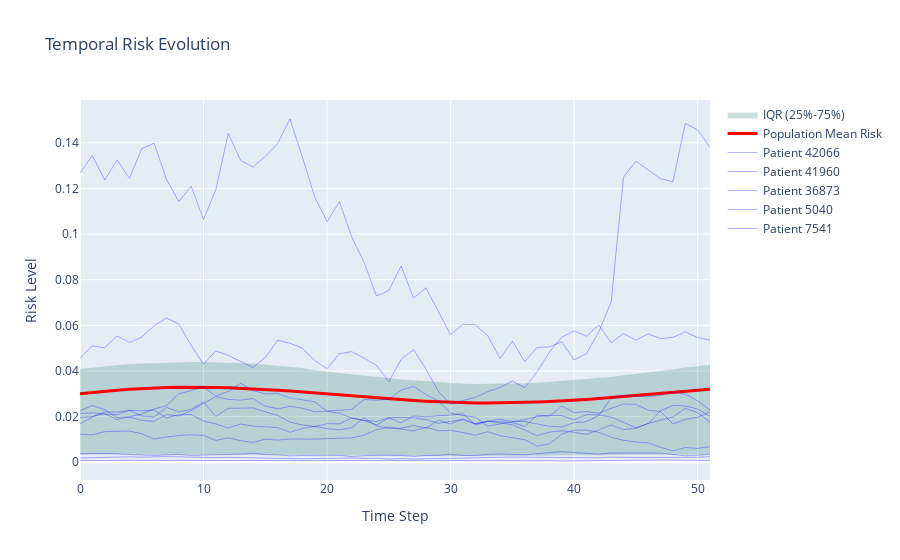

The cell this chart's notebook holds for it:
### Markdown cell above
## ⏰ Temporal Dynamics {#temporal}

### Code cell
# Temporal risk evolution analysis
if 'temporal_matrix' in data:
    temporal_data = data['temporal_matrix']
    
    # Calculate population-level statistics over time
    mean_risk_over_time = temporal_data.mean(axis=0)
    std_risk_over_time = temporal_data.std(axis=0)
    q25_over_time = temporal_data.quantile(0.25, axis=0)
    q75_over_time = temporal_data.quantile(0.75, axis=0)
    
    # Create interactive temporal plot
    fig = go.Figure()
    
    # Add confidence band
    time_steps = list(range(len(mean_risk_over_time)))
    
    fig.add_trace(go.Scatter(
        x=time_steps + time_steps[::-1],
        y=list(q75_over_time) + list(q25_over_time[::-1]),
        fill='toself',
        fillcolor='rgba(0,100,80,0.2)',
        line=dict(color='rgba(255,255,255,0)'),
        name='IQR (25%-75%)'
    ))
    
    # Add mean line
    fig.add_trace(go.Scatter(
        x=time_steps,
        y=mean_risk_over_time,
        mode='lines',
        name='Population Mean Risk',
        line=dict(color='red', width=3)
    ))
    
    # Add sample patient trajectories
    n_sample_patients = min(50, len(temporal_data))
    sample_indices = np.random.choice(len(temporal_data), n_sample_patients, replace=False)
    
    for i, idx in enumerate(sample_indices[:10]):  # Show only 10 for clarity
        patient_risks = temporal_data.iloc[idx]
        fig.add_trace(go.Scatter(
            x=time_steps,
            y=patient_risks,
            mode='lines',
            name=f'Patient {idx}' if i < 5 else None,
            line=dict(color='blue', width=1),
            opacity=0.3,
            showlegend=i < 5
        ))
    
    fig.update_layout(
        title='Temporal Risk Evolution',
        xaxis_title='Time Step',
        yaxis_title='Risk Level',
        hovermode='x unified'
    )
    
    fig.show()
    
    # Calculate temporal statistics
    print("📊 Temporal Dynamics Summary:")
    print(f"   Average risk range per patient: {(temporal_data.max(axis=1) - temporal_data.min(axis=1)).mean():.4f}")
    print(f"   Population risk volatility: {mean_risk_over_time.std():.4f}")
    print(f"   Starting population risk: {mean_risk_over_time.iloc[0]:.4f}")
    print(f"   Ending population risk: {mean_risk_over_time.iloc[-1]:.4f}")
else:
    print("❌ Temporal risk data not available")
